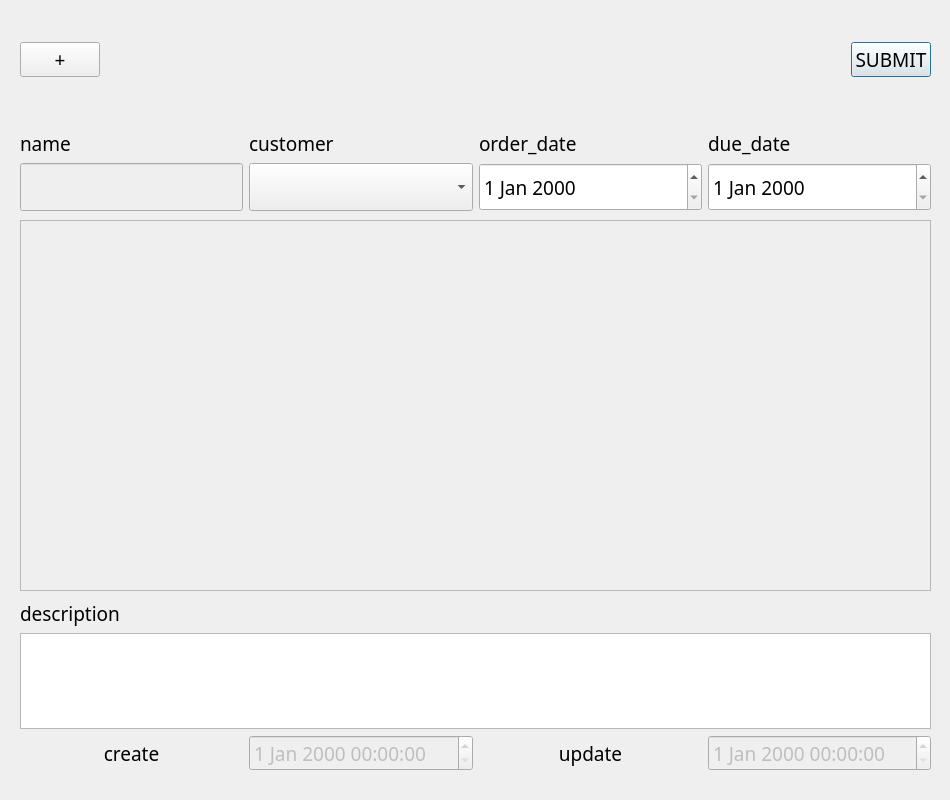
<?xml version="1.0" encoding="UTF-8"?>
<ui version="4.0">
 <class>Dialog</class>
 <widget class="QDialog" name="Dialog">
  <property name="enabled">
   <bool>true</bool>
  </property>
  <property name="geometry">
   <rect>
    <x>0</x>
    <y>0</y>
    <width>950</width>
    <height>800</height>
   </rect>
  </property>
  <property name="font">
   <font>
    <family>굴림</family>
    <pointsize>14</pointsize>
   </font>
  </property>
  <property name="windowTitle">
   <string>Dialog</string>
  </property>
  <widget class="QWidget" name="gridLayoutWidget_3">
   <property name="geometry">
    <rect>
     <x>20</x>
     <y>20</y>
     <width>911</width>
     <height>80</height>
    </rect>
   </property>
   <layout class="QGridLayout" name="gridLayout_4">
    <item row="0" column="3">
     <widget class="QPushButton" name="submitBtn">
      <property name="text">
       <string>SUBMIT</string>
      </property>
     </widget>
    </item>
    <item row="0" column="1">
     <spacer name="horizontalSpacer">
      <property name="orientation">
       <enum>Qt::Horizontal</enum>
      </property>
      <property name="sizeHint" stdset="0">
       <size>
        <width>40</width>
        <height>20</height>
       </size>
      </property>
     </spacer>
    </item>
    <item row="0" column="0">
     <widget class="QPushButton" name="addBtn">
      <property name="text">
       <string>+</string>
      </property>
     </widget>
    </item>
   </layout>
  </widget>
  <widget class="QWidget" name="gridLayoutWidget_2">
   <property name="geometry">
    <rect>
     <x>20</x>
     <y>600</y>
     <width>911</width>
     <height>171</height>
    </rect>
   </property>
   <layout class="QGridLayout" name="gridLayout_2">
    <item row="1" column="0" colspan="4">
     <widget class="QPlainTextEdit" name="descriptionPlainTextEdit">
      <property name="plainText">
       <string/>
      </property>
     </widget>
    </item>
    <item row="2" column="2">
     <widget class="QLabel" name="label_17">
      <property name="text">
       <string>update</string>
      </property>
      <property name="alignment">
       <set>Qt::AlignCenter</set>
      </property>
     </widget>
    </item>
    <item row="2" column="0">
     <widget class="QLabel" name="label_16">
      <property name="text">
       <string>create</string>
      </property>
      <property name="alignment">
       <set>Qt::AlignCenter</set>
      </property>
     </widget>
    </item>
    <item row="2" column="3">
     <widget class="QDateTimeEdit" name="update_dateDateTimeEdit">
      <property name="enabled">
       <bool>false</bool>
      </property>
     </widget>
    </item>
    <item row="2" column="1">
     <widget class="QDateTimeEdit" name="reg_dateDateTimeEdit">
      <property name="enabled">
       <bool>false</bool>
      </property>
     </widget>
    </item>
    <item row="0" column="0" colspan="4">
     <widget class="QLabel" name="label_15">
      <property name="text">
       <string>description</string>
      </property>
     </widget>
    </item>
   </layout>
  </widget>
  <widget class="QWidget" name="gridLayoutWidget_4">
   <property name="geometry">
    <rect>
     <x>20</x>
     <y>130</y>
     <width>911</width>
     <height>81</height>
    </rect>
   </property>
   <layout class="QGridLayout" name="gridLayout_3" columnstretch="1,1,1,1">
    <item row="0" column="1">
     <widget class="QLabel" name="label_18">
      <property name="text">
       <string>customer</string>
      </property>
     </widget>
    </item>
    <item row="1" column="3">
     <widget class="QDateEdit" name="due_dateDateEdit">
      <property name="sizePolicy">
       <sizepolicy hsizetype="Minimum" vsizetype="Expanding">
        <horstretch>0</horstretch>
        <verstretch>0</verstretch>
       </sizepolicy>
      </property>
     </widget>
    </item>
    <item row="0" column="3">
     <widget class="QLabel" name="label_31">
      <property name="text">
       <string>due_date</string>
      </property>
     </widget>
    </item>
    <item row="1" column="1">
     <widget class="QComboBox" name="customerComboBox">
      <property name="sizePolicy">
       <sizepolicy hsizetype="Preferred" vsizetype="Expanding">
        <horstretch>0</horstretch>
        <verstretch>0</verstretch>
       </sizepolicy>
      </property>
     </widget>
    </item>
    <item row="1" column="2">
     <widget class="QDateEdit" name="order_dateDateEdit">
      <property name="sizePolicy">
       <sizepolicy hsizetype="Minimum" vsizetype="Expanding">
        <horstretch>0</horstretch>
        <verstretch>0</verstretch>
       </sizepolicy>
      </property>
     </widget>
    </item>
    <item row="0" column="0">
     <widget class="QLabel" name="label_14">
      <property name="text">
       <string>name</string>
      </property>
     </widget>
    </item>
    <item row="1" column="0">
     <widget class="QLineEdit" name="nameLineEdit">
      <property name="enabled">
       <bool>false</bool>
      </property>
      <property name="sizePolicy">
       <sizepolicy hsizetype="Expanding" vsizetype="Expanding">
        <horstretch>0</horstretch>
        <verstretch>0</verstretch>
       </sizepolicy>
      </property>
     </widget>
    </item>
    <item row="0" column="2">
     <widget class="QLabel" name="label_30">
      <property name="text">
       <string>order_date</string>
      </property>
     </widget>
    </item>
   </layout>
  </widget>
  <widget class="QScrollArea" name="scrollArea">
   <property name="geometry">
    <rect>
     <x>20</x>
     <y>220</y>
     <width>911</width>
     <height>371</height>
    </rect>
   </property>
   <property name="sizePolicy">
    <sizepolicy hsizetype="Fixed" vsizetype="Fixed">
     <horstretch>0</horstretch>
     <verstretch>0</verstretch>
    </sizepolicy>
   </property>
   <property name="widgetResizable">
    <bool>false</bool>
   </property>
   <widget class="QWidget" name="scrollAreaWidgetContents">
    <property name="geometry">
     <rect>
      <x>0</x>
      <y>0</y>
      <width>880</width>
      <height>10</height>
     </rect>
    </property>
    <property name="sizePolicy">
     <sizepolicy hsizetype="Preferred" vsizetype="Preferred">
      <horstretch>0</horstretch>
      <verstretch>0</verstretch>
     </sizepolicy>
    </property>
   </widget>
  </widget>
 </widget>
 <resources/>
 <connections/>
</ui>
